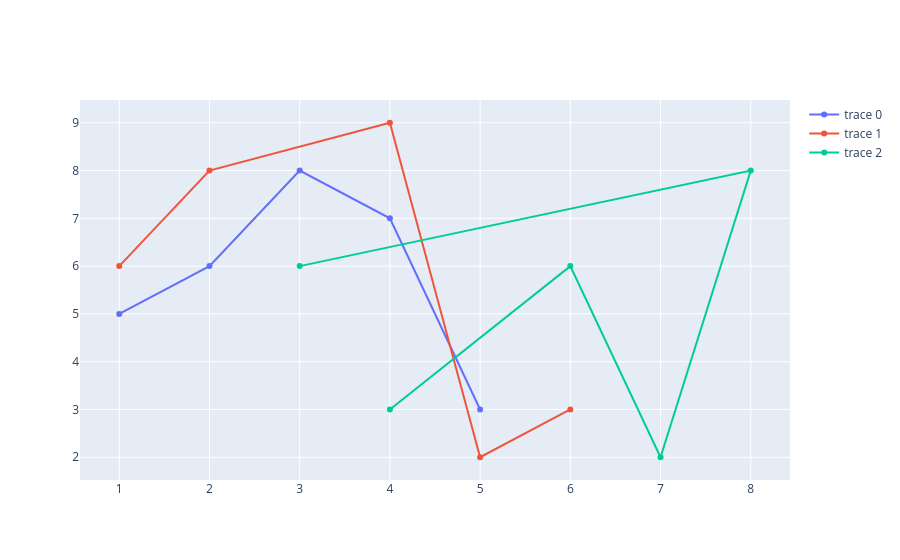

Source (notebook cell):
### Code cell
fig.add_trace(go.Scatter(x=x1, y=y1))
fig.add_trace(go.Scatter(x=x2, y=y2))
fig.add_trace(go.Scatter(x=x3, y=y3))

### Figure 1 — Plotly figure (JSON) as saved in the notebook; plotly's stock layout.template omitted (floating-point values rounded to 4 significant figures)
{"data": [{"type": "scatter", "x": [1, 2, 3, 4, 5], "y": [5, 6, 8, 7, 3]}, {"type": "scatter", "x": [1, 2, 4, 5, 6], "y": [6, 8, 9, 2, 3]}, {"type": "scatter", "x": [4, 6, 7, 8, 3], "y": [3, 6, 2, 8, 6]}], "layout": {}}
